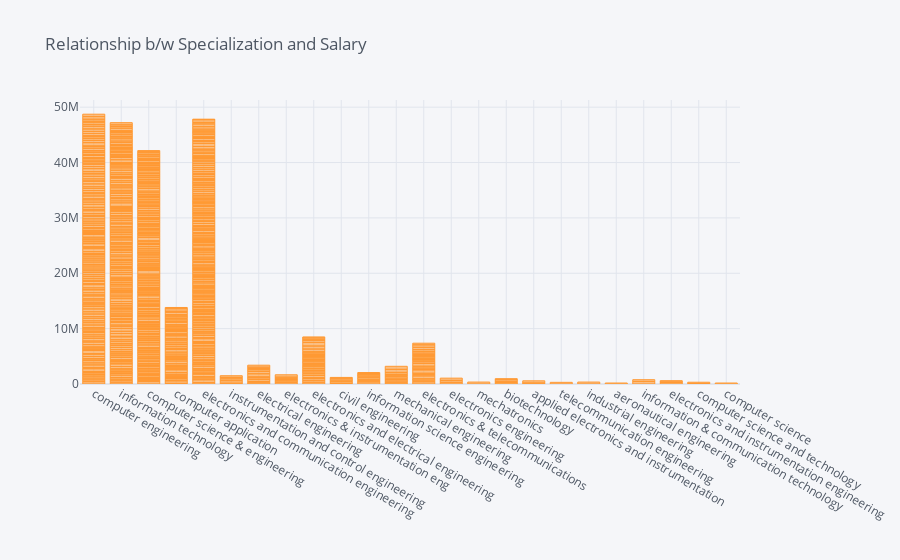

The code cell stored with this chart in its notebook:
### Code cell
gender_female.iplot(kind='bar',x='Specialization',y='Salary',title='Relationship b/w Specialization and Salary')

### Figure 1 — Plotly figure (JSON) as saved in the notebook; plotly's stock layout.template omitted (floating-point values rounded to 4 significant figures; data arrays with more than 128 entries replaced by an {"elided": "..."} marker saying what was removed)
{"data": [{"marker": {"color": "rgba(255, 153, 51, 0.6)", "line": {"color": "rgba(255, 153, 51, 1.0)", "width": 1}}, "name": "Salary", "orientation": "v", "text": "", "type": "bar", "x": {"elided": "839 str values"}, "y": {"elided": "839 int values"}}], "layout": {"legend": {"bgcolor": "#F5F6F9", "font": {"color": "#4D5663"}}, "paper_bgcolor": "#F5F6F9", "plot_bgcolor": "#F5F6F9", "title": {"font": {"color": "#4D5663"}, "text": "Relationship b/w Specialization and Salary"}, "xaxis": {"gridcolor": "#E1E5ED", "showgrid": true, "tickfont": {"color": "#4D5663"}, "title": {"font": {"color": "#4D5663"}, "text": ""}, "zerolinecolor": "#E1E5ED"}, "yaxis": {"gridcolor": "#E1E5ED", "showgrid": true, "tickfont": {"color": "#4D5663"}, "title": {"font": {"color": "#4D5663"}, "text": ""}, "zerolinecolor": "#E1E5ED"}}}
